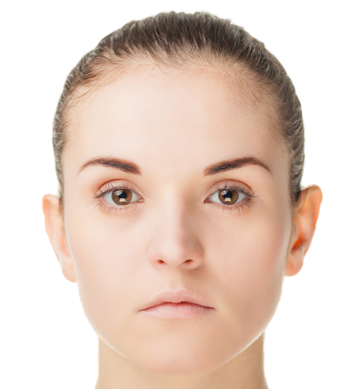
#> input picture facePicture.png, 350 x 389 px
$ python faceRecog.py
#> lines starting #> are read from the running program, lines starting #| are printed output that depends on the picture; after the words box and inside, x2 and y2 are one past the last pixel; in counts of white or black regions, pixels touching at a corner belong together

import numpy as np
import cv2 as cv

face_cascade = cv.CascadeClassifier('haarcascade_frontalface_default.xml')
eye_cascade = cv.CascadeClassifier('haarcascade_eye.xml')

cv.namedWindow("Image")

img = cv.imread("facePicture.png", cv.IMREAD_COLOR)
#> img is the input picture: shape (389, 350, 3); mean B, G, R 195.5, 207.6, 228

gray = cv.cvtColor(img, cv.COLOR_BGR2GRAY)
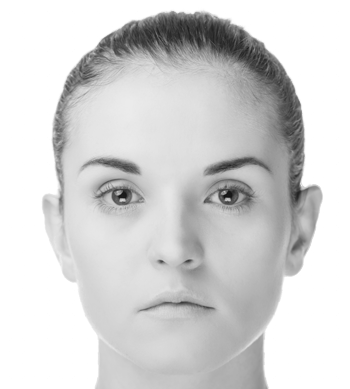
#> gray: shape (389, 350); min 19, max 255, mean 212.3
faces = face_cascade.detectMultiScale(gray, 1.3, 5)
#> faces = [[30, 84, 280, 280]]
print(faces)
#| [[ 30  84 280 280]]
for (x,y,w,h) in faces:
    cv.rectangle(img,(x,y),(x+w,y+h),(255,0,0),2)
    roi_gray = gray[y:y+h, x:x+w]
    roi_color = img[y:y+h, x:x+w]
    eyes = eye_cascade.detectMultiScale(roi_gray)
#> this loop made 1 pass
#> (x, y, w, h, eyes) on pass 1: (30, 84, 280, 280, [[151, 179, 20, 20], [59, 82, 58, 58], [165, 79, 64, 64]])
#> pass 1, `roi_gray = gray[y:y+h, x:x+w]`:
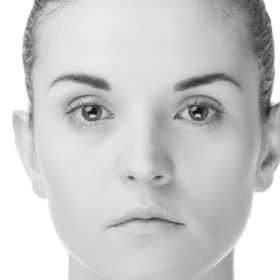
#> roi_gray: shape (280, 280); min 19, max 255, mean 203.6
#> pass 1, `roi_color = img[y:y+h, x:x+w]`:
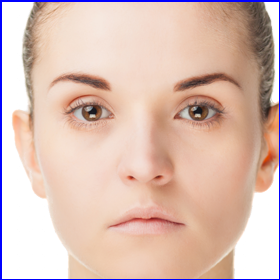
#> roi_color: shape (280, 280, 3); mean B, G, R 181, 191.9, 220.9
#> after the loop:
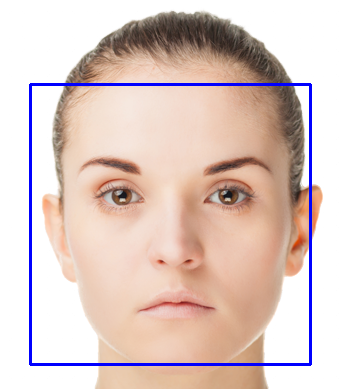
#> img: shape (389, 350, 3); 2.46% of pixels changed, all inside (x1, y1, x2, y2) = (29, 83, 312, 366)
    # [5 lines of commented-out code are left out]

cv.imshow('Image',img)
cv.waitKey(0)
cv.destroyAllWindows()
